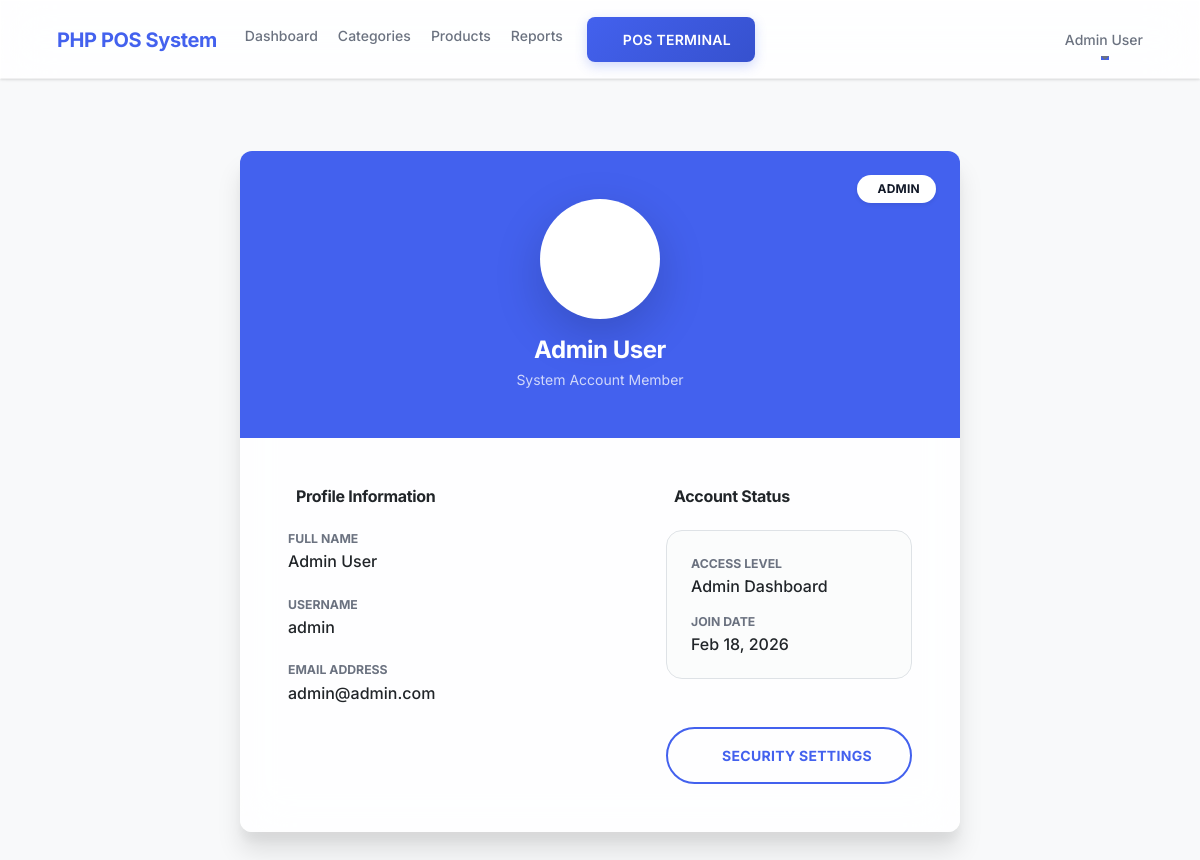
The page /users/profile (signed in) on the database as committed earlier.
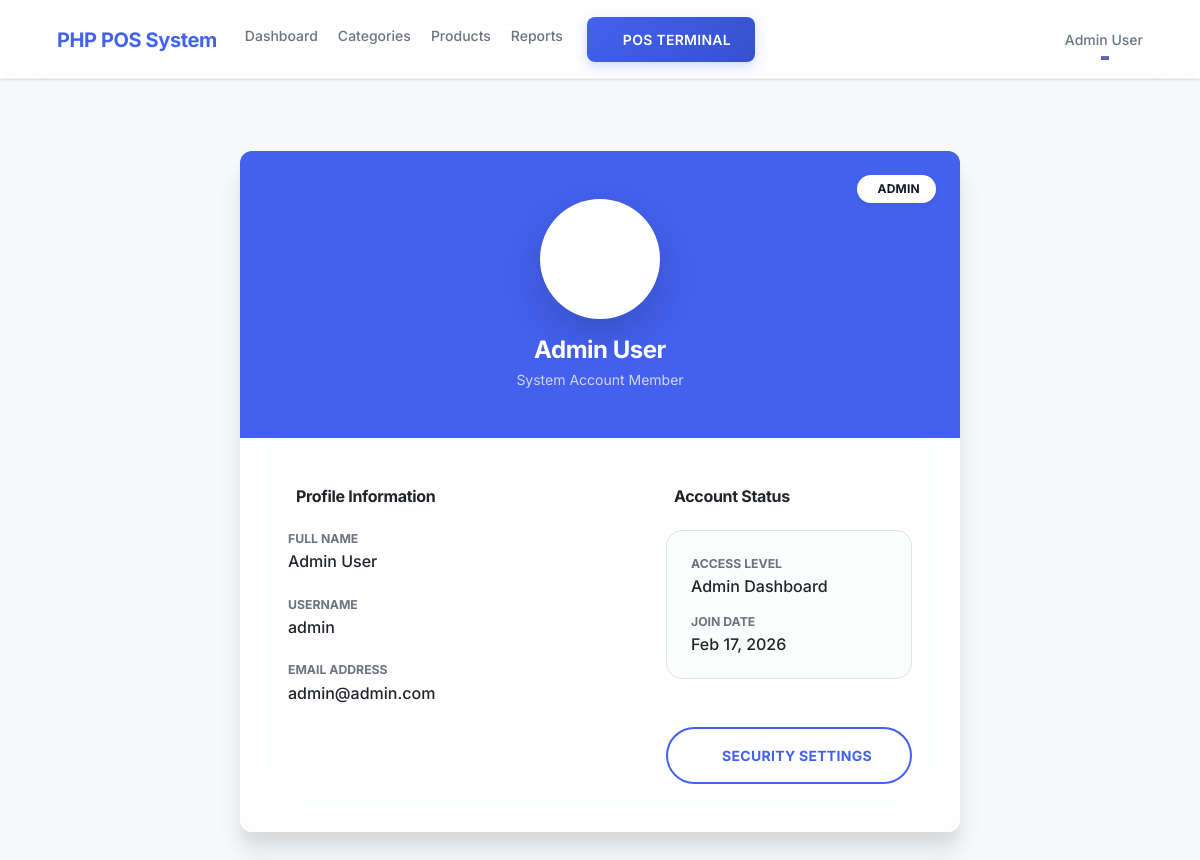
The same page on the database as committed later.
### tables this page shows
CREATE TABLE `users` (
  `id` int(11) NOT NULL,
  `name` varchar(255) NOT NULL,
  `email` varchar(255) NOT NULL,
  `username` varchar(255) NOT NULL,
  `password` varchar(255) NOT NULL,
  `role` enum('admin','cashier') DEFAULT 'cashier',
  `created_at` timestamp NOT NULL DEFAULT current_timestamp()
);

### app/controllers/Users.php (called while the page is built, shortened)
<?php
class Users extends Controller {
    public function __construct(){
        $this->userModel = $this->model('User');
    }
    public function profile(){
        $user = $this->userModel->getUserById($_SESSION['user_id']);
        $data = [
            'user' => $user
        ];
        $this->view('users/profile', $data);
    }
}

### app/libraries/Core.php (called while the page is built, shortened)
<?php
class Core {
    protected $currentMethod = 'index';
    public function __construct(){
        $url = $this->getUrl();
        if(isset($url[0]) && file_exists('../app/controllers/' . ucwords($url[0]) . '.php')){
            unset($url[0]);
        }
        $this->currentController = new $this->currentController;
        if(isset($url[1])){
            if(method_exists($this->currentController, $url[1])){
                $this->currentMethod = $url[1];
                unset($url[1]);
            }
        }
        $this->params = $url ? array_values($url) : [];
        call_user_func_array([$this->currentController, $this->currentMethod], $this->params);
    }
    public function getUrl(){
        if(isset($_GET['url'])){
            $url = rtrim($_GET['url'], '/');
            $url = filter_var($url, FILTER_SANITIZE_URL);
            $url = explode('/', $url);
            return $url;
        }
    }
}

### public/index.php (called while the page is built, shortened)
<?php
$init = new Core;

### app/libraries/Database.php (called while the page is built, shortened)
<?php
class Database {
    private $host = DB_HOST;
    private $user = DB_USER;
    private $pass = DB_PASS;
    private $dbname = DB_NAME;
    public $dbh;
    private $stmt;
    public function __construct(){
        $dsn = 'mysql:host=' . $this->host . ';dbname=' . $this->dbname;
        $options = array(
            PDO::ATTR_PERSISTENT => true,
            PDO::ATTR_ERRMODE => PDO::ERRMODE_EXCEPTION
        );
        try{
            $this->dbh = new PDO($dsn, $this->user, $this->pass, $options);
        } catch(PDOException $e){
            $this->error = $e->getMessage();
            echo $this->error;
        }
    }
    public function query($sql){
        $this->stmt = $this->dbh->prepare($sql);
    }
    public function bind($param, $value, $type = null){
        if(is_null($type)){
            switch(true){
                case is_int($value):
                    $type = PDO::PARAM_INT;
                    break;
            }
        }
        $this->stmt->bindValue($param, $value, $type);
    }
    public function execute(){
        return $this->stmt->execute();
    }
    public function single(){
        $this->execute();
        return $this->stmt->fetch(PDO::FETCH_OBJ);
    }
}

### app/models/User.php (called while the page is built, shortened)
<?php
class User {
    private $db;
    public function __construct(){
        $this->db = new Database;
    }
    public function getUserById($id){
        $this->db->query('SELECT * FROM users WHERE id = :id');
        $this->db->bind(':id', $id);
        return $this->db->single();
    }
}

### app/views/users/profile.php (the view, shortened to what the changed rows need)
<?php require APPROOT . '/views/inc/header.php'; ?>
<div class="container py-5">
    <div class="row justify-content-center">
        <div class="col-md-8">
            <div class="glass-card shadow-xl p-0 overflow-hidden border-0">
                <div class="bg-primary bg-gradient p-5 text-center text-white position-relative">
                    <div class="position-absolute top-0 end-0 p-4">
                        <span class="badge bg-white text-primary rounded-pill px-3 py-2 shadow-sm fw-bold">
                            <i class="ph-bold ph-shield-check me-1"></i><?php echo strtoupper($data['user']->role); ?>
                        </span>
                    </div>
                    <div class="avatar-circle bg-white text-primary mx-auto mb-3 shadow-lg d-flex align-items-center justify-content-center" style="width: 120px; height: 120px; border-radius: 50%;">
                    </div>
                    <h2 class="fw-bold mb-1"><?php echo $data['user']->name; ?></h2>
                    <p class="opacity-75 mb-0">System Account Member</p>
                </div>
                <div class="p-5">
                    <div class="row">
                        <div class="col-md-7">
                            <h5 class="fw-bold text-dark mb-4 d-flex align-items-center">
                                <i class="ph-bold ph-identification-card me-2 text-primary"></i> Profile Information
                            </h5>
                            <div class="d-flex flex-column gap-4">
                                <div class="profile-info-item">
                                    <label class="text-secondary small fw-bold text-uppercase mb-1 d-block">Full Name</label>
                                    <div class="h6 mb-0 text-dark"><?php echo $data['user']->name; ?></div>
                                </div>
                                <div class="profile-info-item">
                                    <label class="text-secondary small fw-bold text-uppercase mb-1 d-block">Username</label>
                                    <div class="h6 mb-0 text-dark"><?php echo $data['user']->username; ?></div>
                                </div>
                                <div class="profile-info-item">
                                    <label class="text-secondary small fw-bold text-uppercase mb-1 d-block">Email Address</label>
                                    <div class="h6 mb-0 text-dark"><?php echo $data['user']->email; ?></div>
                                </div>
                            </div>
                        </div>
                        <div class="col-md-5">
                            <h5 class="fw-bold text-dark mb-4 d-flex align-items-center">
                                <i class="ph-bold ph-shield-star me-2 text-primary"></i> Account Status
                            </h5>
                            <div class="glass p-4 rounded-4 bg-light bg-opacity-50 border">
                                <div class="mb-3">
                                    <label class="text-secondary small fw-bold text-uppercase mb-1 d-block">Access Level</label>
                                    <div class="h6 mb-0 text-dark"><?php echo ucfirst($data['user']->role); ?> Dashboard</div>
                                </div>
                                <div class="mb-0">
                                    <label class="text-secondary small fw-bold text-uppercase mb-1 d-block">Join Date</label>
                                    <div class="h6 mb-0 text-dark"><?php echo date('M d, Y', strtotime($data['user']->created_at)); ?></div>
                                </div>
                            </div>
                            <div class="mt-5">
                                <a href="<?php echo URLROOT; ?>/users/changePassword" class="btn btn-outline-primary w-100 py-3 rounded-pill fw-bold">
                                    <i class="ph-bold ph-key me-2"></i> SECURITY SETTINGS
                                </a>
                            </div>
                        </div>
                    </div>
                </div>
            </div>
        </div>
    </div>
</div>
<?php require APPROOT . '/views/inc/footer.php'; ?>

Rows that differ between the two databases and show on the page:
changed users "Admin User": created_at "Feb 18, 2026" → "Feb 17, 2026"
